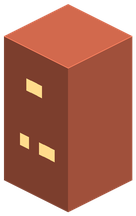
#> input picture web/assets/post_crane_on.png, 136 x 216 px
$ python check_art.py ../web/assets/post_crane_on.png
#> lines starting #> are read from the running program, lines starting #| are printed output that depends on the picture
#!/usr/bin/env python3
"""check_art.py PATH... [--contact out.png] [--min-opaque 0.02] [--cell WxH]
Fails (exit 1) when any image is fully transparent / nearly empty, or its opaque pixels touch the image border (cropped sprite).
Prints one line per file and writes a contact sheet to LOOK AT. Needs Pillow.  A sheet that has not been opened is not verified."""
import sys, glob, pathlib
from PIL import Image, ImageDraw

def main():
    a = sys.argv[1:]
    contact = a[a.index("--contact") + 1] if "--contact" in a else None
    mino = float(a[a.index("--min-opaque") + 1]) if "--min-opaque" in a else 0.02
    paths = []
    skip = set()
    for i, x in enumerate(a):
        if x in ("--contact", "--min-opaque", "--cell"): skip.update({i, i + 1})
    for i, x in enumerate(a):
        if i in skip: continue
        p = pathlib.Path(x)
        paths += sorted(p.glob("*.png")) + sorted(p.glob("*.webp")) if p.is_dir() else [p]
    bad = 0; ims = []
    for p in paths:
        im = Image.open(p).convert("RGBA"); al = im.getchannel("A")
#> in main, im is the input picture: PIL image 136x216 RGBA; mean R, G, B, A 126.6, 64.4, 46.9, 196.2
#> after `al = im.getchannel('A')`:
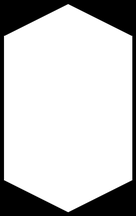
#> al: PIL image 136x216 L; min 0, max 255, mean 196.2
        bbox = al.getbbox(); n = sum(1 for v in al.tobytes() if v > 8); frac = n / (im.width * im.height)
#> after `bbox = al.getbbox()`: bbox = (1, 2, 135, 215)
#> after `n = sum((1 for v in al.tobytes() if v > 8))`: n = 23010
#> after `frac = n / (im.width * im.height)`: frac = 0.783
        flag = ""
        if bbox is None: flag = "BLANK"
        elif frac < mino: flag = f"NEARLY EMPTY ({frac:.3f})"
        elif bbox[0] == 0 or bbox[1] == 0 or bbox[2] == im.width or bbox[3] == im.height:
            if im.width * im.height < 600 * 600: flag = "touches the border (cropped?)"
        if flag and flag.startswith(("BLANK", "NEARLY")): bad += 1
        print(f"{'FAIL' if flag.startswith(('BLANK','NEARLY')) else 'warn' if flag else 'ok  '} {p.name:40s} {im.width}x{im.height} opaque {frac:.3f} {flag}")
#| ok   post_crane_on.png                        136x216 opaque 0.783
        ims.append((p.name, im))
    if contact and ims:
        cw = min(max(i.width for _, i in ims), 400) + 10; ch = min(max(i.height for _, i in ims), 400) + 24
        cols = max(1, min(8, 2400 // cw)); rows = (len(ims) + cols - 1) // cols
        sh = Image.new("RGBA", (cols * cw, rows * ch), (40, 46, 58, 255)); d = ImageDraw.Draw(sh)
        for k, (n, im) in enumerate(ims):
            t = im.copy(); t.thumbnail((cw - 10, ch - 24)); x, y = (k % cols) * cw, (k // cols) * ch
            sh.alpha_composite(t, (x + 5, y + 20)); d.text((x + 4, y + 4), n[:40], fill=(255, 255, 0, 255))
        sh.convert("RGB").save(contact); print("contact sheet:", contact, "<- OPEN AND LOOK AT IT")
    print(f"{len(paths)} images, {bad} failing")
    sys.exit(1 if bad else 0)
#> (the program exits here)

$ run again, on web/assets/post_workshop_on.png
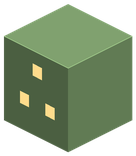
#> input picture web/assets/post_workshop_on.png, 136 x 156 px
#> in main, im is the input picture: PIL image 136x156 RGBA; mean R, G, B, A 74.6, 92.9, 63.4, 179.1
#> in main, `al = im.getchannel('A')`:
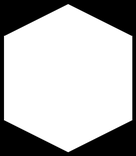
#> al: PIL image 136x156 L; min 0, max 255, mean 179.1
#> bbox = (1, 2, 135, 155)
#> n = 15210
#> frac = 0.717
#| ok   post_workshop_on.png                     136x156 opaque 0.717
